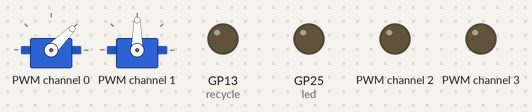
Recording of a program running on a simulated Raspberry Pi Pico running MicroPython. Parts: 2 × servo, output pins drawn as LEDs (lit = HIGH). No radio messages arrive unless stated (any console line starting 'radio sent:' is added by the test bench); servo angles are drawn from the pulse width (0.5 ms = 0°, 2.5 ms = 180°); pins used as bus, display or sensor lines are not drawn; what the program prints to the serial console is not drawn.

Above: at 33.05 s.
At 34.95 s:
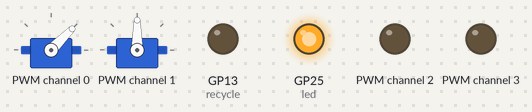
Timing chart, 0 to 36.0 s (numbered marks = the images above):
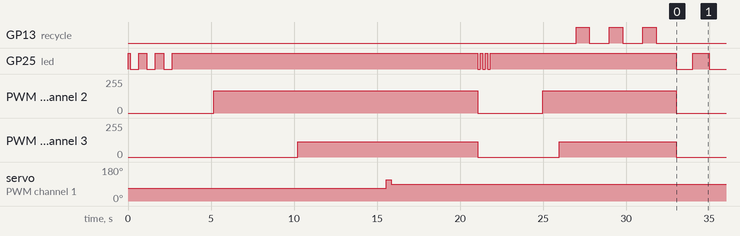

Measured:
- by itself, GP25 (led): HIGH → LOW at 0.13 s, → HIGH 0.50 s later, → LOW 0.50 s later, → HIGH 0.50 s later, … (19 changes in this stretch)

The program:

demo_master.py
```python
"""
GridBox — Demo Master (Pico A)
Runs the full demo sequence autonomously.

REAL: nRF wireless, BMI160 IMU, PCA9685 (motors/servos), recycle path LED
SIMULATED: ADC values (preset, responds to motor state)

Flash as main.py for standalone demo day operation.
Usage: mpremote run src/demo/demo_master.py
"""

from machine import Pin, SPI, I2C, ADC
import struct
import time
import math

# ============ PIN CONFIG ============
SPI_SCK = 2
SPI_MOSI = 3
SPI_MISO = 16
NRF_CE = 0
NRF_CSN = 1
I2C_SDA = 4
I2C_SCL = 5
RECYCLE_PIN = 13
LED_PIN = 25

# nRF settings
NRF_CHANNEL = 100
TX_ADDR = b'NSYNT'
RX_ADDR = b'NSYNR'

# I2C addresses
BMI160_ADDR = 0x68
PCA9685_ADDR = 0x40

# PCA9685 channels
SERVO_VALVE = 0
SERVO_GATE = 1
MOTOR1_CH = 2
MOTOR2_CH = 3

# ============ PACKET TYPES ============
PKT_POWER = 0x01
PKT_STATUS = 0x02
PKT_PRODUCTION = 0x03
PKT_HEARTBEAT = 0x04
PKT_ALERT = 0x05

# States
STATE_BOOT = 0
STATE_READY = 1
STATE_RUNNING = 2
STATE_FAULT = 3
STATE_RECOVERY = 4
STATE_RECYCLE = 5
STATE_DONE = 6

STATE_NAMES = ['BOOT', 'READY', 'RUN', 'FAULT', 'RECOVER', 'RECYCLE', 'DONE']

# ============ GLOBALS ============
seq = 0
state = STATE_BOOT
motor1_on = False
motor2_on = False
fault_active = False
items_produced = 0
items_passed = 0
items_rejected = 0
cycle_count = 0
start_time = 0
imu_rms = 0.0


# ============ nRF24L01+ MINIMAL DRIVER ============
class NRF:
    def __init__(self):
        self.spi = SPI(0, baudrate=10_000_000, polarity=0, phase=0,
                       sck=Pin(SPI_SCK), mosi=Pin(SPI_MOSI), miso=Pin(SPI_MISO))
        self.ce = Pin(NRF_CE, Pin.OUT, value=0)
        self.csn = Pin(NRF_CSN, Pin.OUT, value=1)
        self._init_radio()

    def _reg_write(self, reg, val):
        self.csn(0)
        self.spi.readinto(bytearray(1), 0x20 | reg)
        self.spi.readinto(bytearray(1), val)
        self.csn(1)

    def _reg_write_bytes(self, reg, data):
        self.csn(0)
        self.spi.readinto(bytearray(1), 0x20 | reg)
        self.spi.write(data)
        self.csn(1)

    def _reg_read(self, reg):
        self.csn(0)
        self.spi.readinto(bytearray(1), reg)
        result = bytearray(1)
        self.spi.readinto(result)
        self.csn(1)
        return result[0]

    def _flush_tx(self):
        self.csn(0)
        self.spi.readinto(bytearray(1), 0xE1)
        self.csn(1)

    def _init_radio(self):
        time.sleep_ms(100)
        self._reg_write(0x00, 0x0C)       # CONFIG: CRC enabled, 2-byte
        self._reg_write(0x01, 0x00)       # EN_AA: disable auto-ack
        self._reg_write(0x02, 0x03)       # EN_RXADDR: pipes 0+1
        self._reg_write(0x03, 0x03)       # SETUP_AW: 5-byte address
        self._reg_write(0x04, 0x00)       # SETUP_RETR: no retry
        self._reg_write(0x05, NRF_CHANNEL)
        self._reg_write(0x06, 0x26)       # RF_SETUP: 250kbps, 0dBm
        self._reg_write(0x11, 32)         # RX_PW_P0: 32 bytes
        self._reg_write(0x12, 32)         # RX_PW_P1: 32 bytes
        self._reg_write_bytes(0x10, TX_ADDR)   # TX_ADDR
        self._reg_write_bytes(0x0A, TX_ADDR)   # RX_ADDR_P0
        self._reg_write_bytes(0x0B, RX_ADDR)   # RX_ADDR_P1
        self._flush_tx()
        self._reg_write(0x07, 0x70)       # clear status flags
        status = self._reg_read(0x07)
        print(f"  nRF status: 0x{status:02X} {'OK' if status == 0x0E else 'CHECK'}")

    def send(self, data):
        """Send 32-byte packet."""
        assert len(data) == 32
        self.ce(0)
        self._reg_write(0x00, 0x0C)  # TX mode
        self._reg_write(0x00, 0x0E)  # PWR_UP
        time.sleep_ms(2)
        self._flush_tx()
        self.csn(0)
        self.spi.readinto(bytearray(1), 0xA0)  # W_TX_PAYLOAD
        self.spi.write(data)
        self.csn(1)
        self.ce(1)
        time.sleep_ms(1)
        self.ce(0)
        self._reg_write(0x07, 0x70)  # clear flags


# ============ IMU MINIMAL DRIVER ============
class IMU:
    def __init__(self, i2c):
        self.i2c = i2c
        self.ok = False
        try:
            chip_id = i2c.readfrom_mem(BMI160_ADDR, 0x00, 1)[0]
            if chip_id == 0xD1:
                i2c.writeto_mem(BMI160_ADDR, 0x7E, bytes([0x11]))  # accel normal
                time.sleep_ms(50)
                i2c.writeto_mem(BMI160_ADDR, 0x7E, bytes([0x15]))  # gyro normal
                time.sleep_ms(80)
                self.ok = True
                print(f"  BMI160: OK (chip 0x{chip_id:02X})")
            else:
                print(f"  BMI160: unexpected chip 0x{chip_id:02X}")
        except OSError as e:
            print(f"  BMI160: not found ({e})")

    def read_rms(self):
        if not self.ok:
            return 1.0
        try:
            data = self.i2c.readfrom_mem(BMI160_ADDR, 0x12, 6)
            ax = (data[1] << 8 | data[0])
            ay = (data[3] << 8 | data[2])
            az = (data[5] << 8 | data[4])
            if ax > 32767: ax -= 65536
            if ay > 32767: ay -= 65536
            if az > 32767: az -= 65536
            s = 4.0 / 32768.0
            return math.sqrt((ax*s)**2 + (ay*s)**2 + (az*s)**2)
        except OSError:
            return 1.0


# ============ PCA9685 MINIMAL DRIVER ============
class PWMDriver:
    def __init__(self, i2c):
        self.i2c = i2c
        self.ok = False
        try:
            i2c.writeto_mem(PCA9685_ADDR, 0x00, bytes([0x00]))  # reset
            time.sleep_ms(10)
            # Set 50Hz PWM frequency (prescale = 121)
            i2c.writeto_mem(PCA9685_ADDR, 0x00, bytes([0x10]))  # sleep
            time.sleep_ms(5)
            i2c.writeto_mem(PCA9685_ADDR, 0xFE, bytes([121]))   # prescale
            i2c.writeto_mem(PCA9685_ADDR, 0x00, bytes([0x00]))  # wake
            time.sleep_ms(5)
            self.ok = True
            print("  PCA9685: OK (50Hz)")
        except OSError as e:
            print(f"  PCA9685: not found ({e})")

    def set_pwm(self, ch, on, off):
        if not self.ok:
            return
        reg = 0x06 + 4 * ch
        self.i2c.writeto_mem(PCA9685_ADDR, reg, bytes([
            on & 0xFF, (on >> 8) & 0xFF,
            off & 0xFF, (off >> 8) & 0xFF
        ]))

    def set_duty(self, ch, duty_pct):
        """Set channel duty cycle 0-100%."""
        val = int(duty_pct * 4095 / 100)
        self.set_pwm(ch, 0, max(1, min(val, 4095)))

    def servo_angle(self, ch, angle):
        """Set servo angle 0-180 degrees."""
        # 50Hz: 1ms=205, 2ms=410, range 205 counts for 180 degrees
        pulse = int(205 + (angle / 180) * 205)
        self.set_pwm(ch, 0, pulse)

    def off(self, ch):
        self.set_pwm(ch, 0, 0)

    def all_off(self):
        for ch in range(4):
            self.off(ch)


# ============ SIMULATED ADC VALUES ============
def get_sim_power():
    """Return simulated power values based on motor state."""
    bus_v = 5.02
    m1_ma = 0
    m2_ma = 0
    if motor1_on:
        m1_ma = 380 + int(time.ticks_ms() % 40) - 20  # 360-400mA with noise
    if motor2_on:
        m2_ma = 280 + int(time.ticks_ms() % 30) - 15  # 265-295mA with noise
    if fault_active:
        bus_v = 4.35  # voltage dip during fault
        m1_ma = 0
        m2_ma = 0
    total_mw = int(bus_v * (m1_ma + m2_ma))
    efficiency = 82 if (motor1_on or motor2_on) else 0
    return bus_v, m1_ma, m2_ma, total_mw, efficiency


# ============ PACKET BUILDERS ============
def build_packet(pkt_type, payload_dict):
    global seq
    seq = (seq + 1) % 256

    buf = bytearray(32)
    buf[0] = pkt_type
    buf[1] = seq

    if pkt_type == PKT_POWER:
        bus_v, m1, m2, total, eff = get_sim_power()
        struct.pack_into('<HHHH', buf, 2,
                         int(bus_v * 100), int(m1), int(m2), total)
        buf[10] = eff
        buf[11] = state

    elif pkt_type == PKT_STATUS:
        buf[2] = state
        buf[3] = 1 if fault_active else 0  # fault source
        struct.pack_into('<H', buf, 4, int(imu_rms * 100))
        buf[6] = 1 if motor1_on else 0  # mode
        struct.pack_into('<I', buf, 8, time.ticks_ms() - start_time)

    elif pkt_type == PKT_PRODUCTION:
        struct.pack_into('<HHH', buf, 2,
                         items_produced, items_passed, items_rejected)
        buf[8] = cycle_count % 256

    elif pkt_type == PKT_HEARTBEAT:
        struct.pack_into('<I', buf, 2, time.ticks_ms())
        buf[6] = seq  # CPU load proxy

    elif pkt_type == PKT_ALERT:
        buf[2] = 1  # fault code: vibration
        buf[3] = 2  # severity: FAULT
        struct.pack_into('<H', buf, 4, int(imu_rms * 100))
        buf[6] = state

    return bytes(buf)


# ============ DEMO SEQUENCE ============
def run_demo():
    global state, motor1_on, motor2_on, fault_active
    global items_produced, items_passed, items_rejected, cycle_count
    global imu_rms, start_time

    print()
    print("=" * 50)
    print("  GridBox Demo — Pico A (Master)")
    print("=" * 50)
    print()

    # Init hardware
    led = Pin(LED_PIN, Pin.OUT)
    recycle = Pin(RECYCLE_PIN, Pin.OUT)
    led.on()

    print("[INIT] Hardware...")
    nrf = NRF()

    i2c = I2C(0, sda=Pin(I2C_SDA), scl=Pin(I2C_SCL), freq=400_000)
    devices = i2c.scan()
    print(f"  I2C devices: {['0x{:02X}'.format(d) for d in devices]}")

    imu = IMU(i2c)
    pwm = PWMDriver(i2c)

    start_time = time.ticks_ms()
    print()
    print("[DEMO] Starting sequence...")
    print()

    # === STAGE 1: BOOT (3s) ===
    state = STATE_BOOT
    print(f"[{STATE_NAMES[state]}] Booting — self test...")
    for i in range(6):
        led.toggle()
        pkt = build_packet(PKT_STATUS, {})
        nrf.send(pkt)
        time.sleep_ms(500)
    led.on()

    # === STAGE 2: READY (2s) ===
    state = STATE_READY
    print(f"[{STATE_NAMES[state]}] System ready — waiting...")
    for i in range(4):
        pkt = build_packet(PKT_POWER, {})
        nrf.send(pkt)
        time.sleep_ms(500)

    # === STAGE 3: MOTOR 1 ON (5s) ===
    state = STATE_RUNNING
    motor1_on = True
    pwm.set_duty(MOTOR1_CH, 65)  # 65% speed
    print(f"[{STATE_NAMES[state]}] Motor 1 ON (pump) — 65% PWM")

    # Open valve servo
    pwm.servo_angle(SERVO_VALVE, 90)
    print(f"[{STATE_NAMES[state]}] Valve OPEN (servo 90°)")

    for i in range(10):
        imu_rms = imu.read_rms()
        pkt_type = [PKT_POWER, PKT_STATUS][i % 2]
        pkt = build_packet(pkt_type, {})
        nrf.send(pkt)
        bus_v, m1, m2, total, eff = get_sim_power()
        print(f"  [{i+1}/10] M1={m1}mA Bus={bus_v}V IMU={imu_rms:.2f}g")
        time.sleep_ms(500)

    # === STAGE 4: MOTOR 2 ON (5s) ===
    motor2_on = True
    pwm.set_duty(MOTOR2_CH, 45)  # 45% speed
    print(f"[{STATE_NAMES[state]}] Motor 2 ON (conveyor) — 45% PWM")

    for i in range(10):
        imu_rms = imu.read_rms()
        # Simulate production
        if i % 3 == 0:
            items_produced += 1
            items_passed += 1
            cycle_count += 1

        pkt_type = [PKT_POWER, PKT_STATUS, PKT_PRODUCTION, PKT_POWER][i % 4]
        pkt = build_packet(pkt_type, {})
        nrf.send(pkt)
        bus_v, m1, m2, total, eff = get_sim_power()
        print(f"  [{i+1}/10] M1={m1}mA M2={m2}mA Total={total}mW Items={items_produced}")
        time.sleep_ms(500)

    # Close valve
    pwm.servo_angle(SERVO_VALVE, 0)
    print(f"[{STATE_NAMES[state]}] Valve CLOSED")

    # Sort gate
    pwm.servo_angle(SERVO_GATE, 45)
    time.sleep_ms(300)
    pwm.servo_angle(SERVO_GATE, 135)
    time.sleep_ms(300)
    pwm.servo_angle(SERVO_GATE, 90)
    print(f"[{STATE_NAMES[state]}] Sort gate demo — PASS/REJECT/CENTRE")

    # Send production update
    pkt = build_packet(PKT_PRODUCTION, {})
    nrf.send(pkt)

    # === STAGE 5: FAULT INJECTION (5s) ===
    print()
    print(f">>> SHAKE THE BOARD NOW! Waiting for vibration... <<<")
    print()

    fault_detected = False
    for i in range(50):  # wait up to 5 seconds for shake
        imu_rms = imu.read_rms()
        pkt = build_packet(PKT_STATUS, {})
        nrf.send(pkt)

        if imu_rms > 2.0 and not fault_detected:
            fault_detected = True
            fault_active = True
            state = STATE_FAULT
            print(f"[{STATE_NAMES[state]}] FAULT DETECTED! RMS={imu_rms:.2f}g")

            # Stop motors
            motor1_on = False
            motor2_on = False
            pwm.all_off()
            print(f"[{STATE_NAMES[state]}] Motors STOPPED — emergency")

            # Send alert
            pkt = build_packet(PKT_ALERT, {})
            nrf.send(pkt)

            # Blink LED fast
            for _ in range(6):
                led.toggle()
                time.sleep_ms(150)
            led.on()
            break

        if i % 5 == 0:
            print(f"  Waiting... IMU={imu_rms:.2f}g (shake > 2.0g to trigger)")
        time.sleep_ms(100)

    if not fault_detected:
        # Auto-trigger fault if no shake
        fault_active = True
        state = STATE_FAULT
        imu_rms = 3.5  # simulated
        print(f"[{STATE_NAMES[state]}] FAULT auto-triggered (no shake detected)")
        motor1_on = False
        motor2_on = False
        pwm.all_off()
        pkt = build_packet(PKT_ALERT, {})
        nrf.send(pkt)
        for _ in range(6):
            led.toggle()
            time.sleep_ms(150)
        led.on()

    time.sleep(2)

    # === STAGE 6: RECOVERY (3s) ===
    state = STATE_RECOVERY
    fault_active = False
    imu_rms = 0.8
    print(f"[{STATE_NAMES[state]}] Recovering — vibration subsided")

    # Restart motors in priority order
    time.sleep(1)
    motor1_on = True
    pwm.set_duty(MOTOR1_CH, 65)
    print(f"[{STATE_NAMES[state]}] Motor 1 RESTORED (priority 1)")
    pkt = build_packet(PKT_STATUS, {})
    nrf.send(pkt)

    time.sleep(1)
    motor2_on = True
    pwm.set_duty(MOTOR2_CH, 45)
    print(f"[{STATE_NAMES[state]}] Motor 2 RESTORED (priority 2)")
    pkt = build_packet(PKT_POWER, {})
    nrf.send(pkt)

    time.sleep(1)

    # === STAGE 7: ENERGY RECYCLE (4s) ===
    state = STATE_RECYCLE
    print(f"[{STATE_NAMES[state]}] Energy recycling demo...")

    for i in range(3):
        recycle.high()
        print(f"  [{i+1}] Charging capacitor...")
        pkt = build_packet(PKT_STATUS, {})
        nrf.send(pkt)
        time.sleep_ms(800)

        recycle.low()
        print(f"  [{i+1}] Released — LED fading (recycled energy)")
        pkt = build_packet(PKT_POWER, {})
        nrf.send(pkt)
        time.sleep_ms(1200)

    # === STAGE 8: SHUTDOWN (2s) ===
    state = STATE_DONE
    motor1_on = False
    motor2_on = False
    pwm.all_off()
    recycle.low()
    print()
    print(f"[{STATE_NAMES[state]}] Demo complete!")
    print(f"  Items produced: {items_produced}")
    print(f"  Passed: {items_passed}")
    print(f"  Rejected: {items_rejected}")
    print(f"  Cycles: {cycle_count}")
    elapsed = (time.ticks_ms() - start_time) // 1000
    print(f"  Duration: {elapsed}s")

    # Send final heartbeat
    pkt = build_packet(PKT_HEARTBEAT, {})
    nrf.send(pkt)

    # Heartbeat LED — slow blink = done
    while True:
        led.toggle()
        time.sleep(1)


# ============ MAIN ============
if __name__ == '__main__':
    try:
        run_demo()
    except KeyboardInterrupt:
        print("\nDemo interrupted")
        Pin(LED_PIN, Pin.OUT).off()
    except Exception as e:
        print(f"\nDEMO ERROR: {e}")
        # Error blink
        led = Pin(LED_PIN, Pin.OUT)
        for _ in range(20):
            led.toggle()
            time.sleep_ms(100)
```
